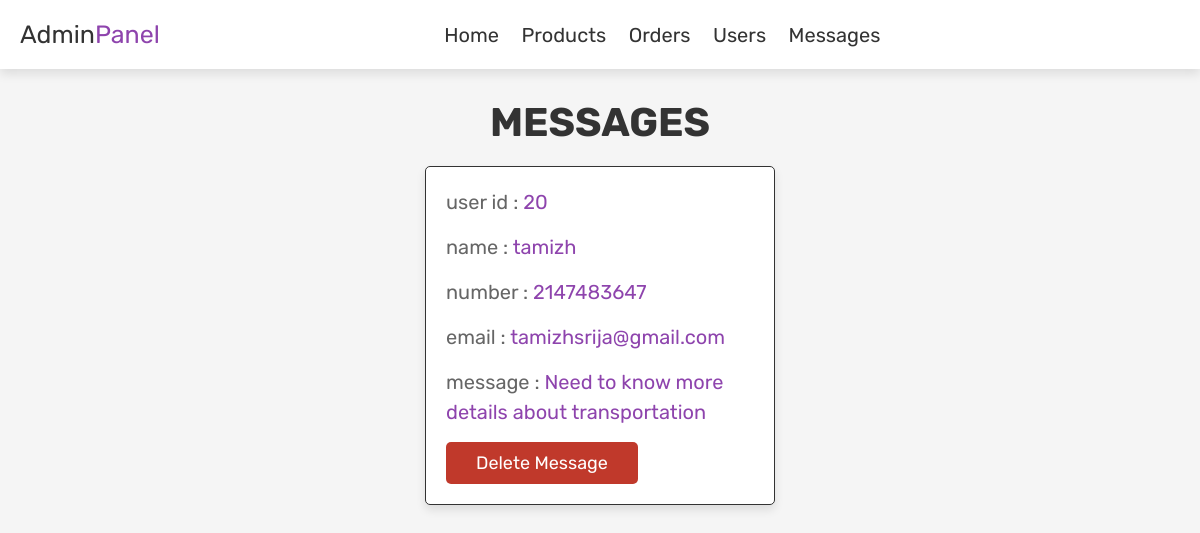
/admin_contacts.php (signed in), run on the app's committed database.
### tables this page shows
CREATE TABLE `message` (
  `id` int(100) NOT NULL,
  `user_id` int(100) NOT NULL,
  `name` varchar(100) NOT NULL,
  `email` varchar(100) NOT NULL,
  `number` int(12) NOT NULL,
  `message` varchar(500) NOT NULL
);

### admin_contacts.php (the view, shortened to what this page needs)
<?php
include 'config.php';
?>
<!DOCTYPE html>
<html lang="en">
<head>
   <link rel="stylesheet" href="https://cdjns.cloudflare.com/ajax/libs/font-awesome/6.0.0/css/all.min.css">
   <link rel="stylesheet" href="css/admin_style.css">
</head>
<body>
<?php include 'admin_header.php'; ?>
<section class="messages">
   <h1 class="title"> messages </h1>
   <div class="box-container">
   <?php
      $select_message = mysqli_query($conn, "SELECT * FROM `message`") or die('query failed');
	  if(mysqli_num_rows($select_message) > 0) {
		  while($fetch_message = mysqli_fetch_assoc($select_message)){
	?>
	<div class="box">
	    <p> user id : <span><?php echo $fetch_message['user_id']; ?></span> </p>
		<p> name : <span><?php echo $fetch_message['name']; ?></span> </p>
		<p> number : <span><?php echo $fetch_message['number']; ?></span> </p>
		<p> email : <span><?php echo $fetch_message['email']; ?></span> </p>
		<p> message : <span><?php echo $fetch_message['message']; ?></span> </p>
		<a href="admin_contacts.php?delete=<?php echo $fetch_message['id']; ?>" onclick="return confirm('delete this message?');" class="delete-btn">delete message</a>
	</div>
	<?php
	    };
	}else{
	    echo '<p class="empty">you have no messages!</p>';
	}
    ?>
    </div>
</section>
</body>
</html>

### css/admin_style.css (style rules this page uses)
:root { --purple:#8e44ad; --red:#c0392b; --orange:#f39c12; --black:#333; --white:#fff; --light-color:#666; --light-white:#ccc; --light-bg:#f5f5f5; --border:.1rem solid var(--black); --box-shadow:0 .5rem 1rem rgba(0,0,0,.1); }
* { font-family: 'Rubik', sans-serif; margin:0; padding:0; box-sizing: border-box; outline: none; border:none; text-decoration: none; transition:all .2s linear; }
html { font-size: 62.5%; overflow-x: hidden; }
body { background-color: var(--light-bg); }
section { padding:3rem 2rem; }
.title { text-align: center; margin-bottom: 2rem; text-transform: uppercase; color:var(--black); font-size: 4rem; }
.btn, .option-btn, .delete-btn, .white-btn { display: inline-block; margin-top: 1rem; padding:1rem 3rem; cursor: pointer; color:var(--white); font-size: 1.8rem; border-radius: .5rem; text-transform: capitalize; }
.delete-btn { background-color: var(--red); }
.messages .box-container { display: grid; grid-template-columns: repeat(auto-fit, 35rem); justify-content: center; gap:1.5rem; max-width: 1200px; margin:0 auto; align-items: flex-start; }
.messages .box-container .box { background-color: var(--white); padding:2rem; border:var(--border); box-shadow: var(--box-shadow); border-radius: .5rem; }
.messages .box-container .box p { padding-bottom: 1.5rem; font-size: 2rem; color:var(--light-color); line-height: 1.5; }
.messages .box-container .box p span { color:var(--purple); }
.messages .box-container .box .delete-btn { margin-top: 0; }

### data on the page
message: user "20", name "tamizh", number "2147483647", email "tamizhsrija@gmail.com", message "Need to know more details about transportation"
